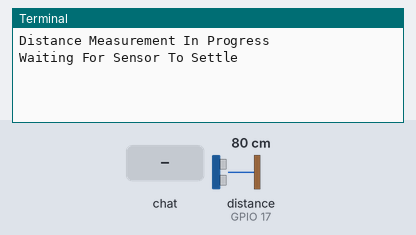
Bench run of a program on a simulated Raspberry Pi (BCM pin numbers). On the bench: the last lines printed to the terminal. The inputs (shaded band) are chosen by the test bench; at power-on: distance to the obstacle (sensor on GPIO 17) 80 cm. The echo pulse lasts 58.3 µs per cm; the clock reads 2024-03-15 10:24:30 at power-on unless the program sets it.

Above: at 3.2 s.
3.3 s: chat message "/start" arrives
At 3.7 s:
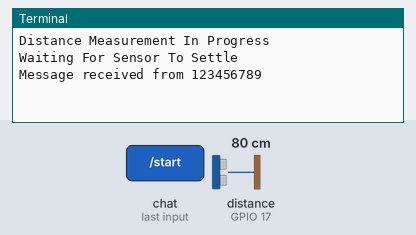
At 4.4 s:
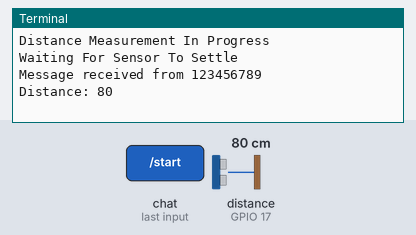

The program:

Full_code_Sdustbin.py
```python
import telepot
import RPi.GPIO as GPIO
import time
GPIO.setmode(GPIO.BCM)
from telepot.loop import MessageLoop
import RPi.GPIO as GPIO
import time
GPIO.setmode(GPIO.BCM)

TRIG = 18
ECHO = 17

print ('Distance Measurement In Progress')

GPIO.setup(TRIG,GPIO.OUT)
GPIO.setup(ECHO,GPIO.IN)

GPIO.setwarnings(False)
GPIO.output(TRIG, False)
print ('Waiting For Sensor To Settle')
time.sleep(2)

globalMessageNew = 0
globalMessage = 0


def sendMessage(globalMessage):

	global telegramText
	global chat_id
	global showMessage

	if globalMessage == 1:
		bot.sendMessage(chat_id, 'Rubbish: Full!!!')

	elif globalMessage == 2:
		bot.sendMessage(chat_id, 'Rubbish: Warning!!')

	elif globalMessage == 3:
	    bot.sendMessage(chat_id, 'Rubbish: Low')


def mainprogram():
	GPIO.output(TRIG, True)
	time.sleep(0.00001)
	GPIO.output(TRIG, False)

	while GPIO.input(ECHO)==0:
		pulse_start = time.time()

	while GPIO.input(ECHO)==1:
		pulse_end = time.time()

	pulse_duration = pulse_end - pulse_start

	global distance
	distance = pulse_duration * 17150
	distance = round(distance)

	global chat_id
	global globalMessage
	global globalMessageNew
	print('Distance:', distance)


	if distance <= 5:
		globalMessage = 1
		if globalMessageNew != globalMessage:
		  sendMessage(globalMessage)
		  globalMessageNew = globalMessage

		else:
			globalMessageNew = globalMessage

	elif distance <= 10 and distance > 5:
		globalMessage = 2
		if globalMessageNew != globalMessage:
		  sendMessage(globalMessage)
		  globalMessageNew = globalMessage

		else:
			globalMessageNew = globalMessage

	elif distance <= 21 and distance > 10:
		globalMessage = 3
		if globalMessageNew != globalMessage:
		  sendMessage(globalMessage)
		  globalMessageNew = globalMessage

		else:
			globalMessageNew = globalMessage


	time.sleep(10)


def handle(msg):
  global telegramText
  global chat_id
  global showMessage
  global distance

  chat_id = msg['chat']['id']
  telegramText = msg['text']

  print('Message received from ' + str(chat_id))
  if telegramText == '/start':
    bot.sendMessage(chat_id, 'Welcome to Smart Dustbin')
    bot.sendMessage(chat_id, 'Location:  Lorong Industri Impian 1, Taman Industri Impian, 14000 Bukit Mertajam, Pulau Pinang')

    while True:
        mainprogram()


bot = telepot.Bot('779066943:AAGMLfHzwiyWro1nmMCfe_kTrkd8zOZc2i8')
MessageLoop(bot, handle).run_as_thread()

while 1:
    time.sleep(10)
```

Measured:
- after the input at 3.3 s, the terminal: prints a new line at once (image 1)
